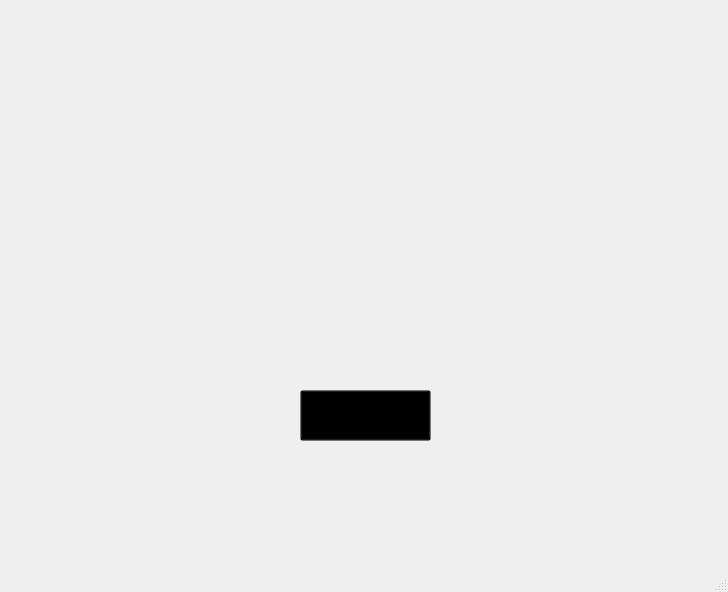
<?xml version="1.0" encoding="UTF-8"?>
<ui version="4.0">
 <class>MainWindow</class>
 <widget class="QMainWindow" name="MainWindow">
  <property name="geometry">
   <rect>
    <x>0</x>
    <y>0</y>
    <width>728</width>
    <height>592</height>
   </rect>
  </property>
  <property name="windowTitle">
   <string>MainWindow</string>
  </property>
  <widget class="QWidget" name="centralwidget">
   <widget class="QLabel" name="label">
    <property name="geometry">
     <rect>
      <x>250</x>
      <y>270</y>
      <width>47</width>
      <height>13</height>
     </rect>
    </property>
    <property name="text">
     <string/>
    </property>
    <property name="pixmap">
     <pixmap>:/inicio/Start.png</pixmap>
    </property>
    <property name="scaledContents">
     <bool>true</bool>
    </property>
   </widget>
   <widget class="QLabel" name="label_2">
    <property name="geometry">
     <rect>
      <x>80</x>
      <y>0</y>
      <width>561</width>
      <height>551</height>
     </rect>
    </property>
    <property name="text">
     <string/>
    </property>
    <property name="pixmap">
     <pixmap resource="../telasa.qrc">:/telas/1 Start.jpg</pixmap>
    </property>
    <property name="scaledContents">
     <bool>true</bool>
    </property>
   </widget>
   <widget class="QPushButton" name="StartButton">
    <property name="geometry">
     <rect>
      <x>300</x>
      <y>390</y>
      <width>131</width>
      <height>51</height>
     </rect>
    </property>
    <property name="styleSheet">
     <string notr="true">background-color: rgba(0,0,0,0);</string>
    </property>
    <property name="text">
     <string/>
    </property>
   </widget>
  </widget>
  <widget class="QMenuBar" name="menubar">
   <property name="geometry">
    <rect>
     <x>0</x>
     <y>0</y>
     <width>728</width>
     <height>21</height>
    </rect>
   </property>
  </widget>
  <widget class="QStatusBar" name="statusbar"/>
 </widget>
 <resources>
  <include location="../telasa.qrc"/>
 </resources>
 <connections/>
</ui>
